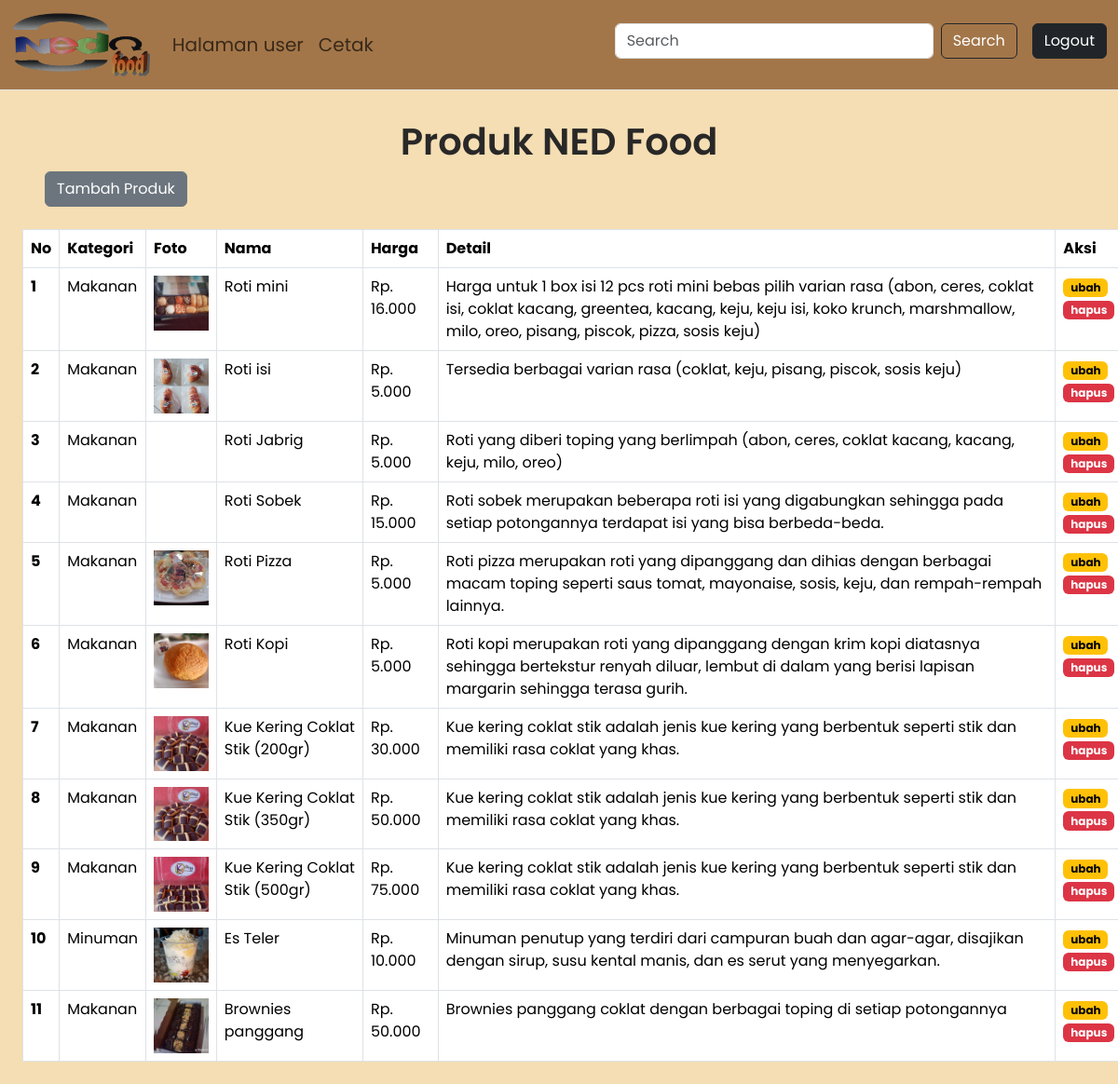
The app's page /produk.php (signed in) with its own data.
### tables this page shows
CREATE TABLE `produk` (
  `id` int NOT NULL,
  `kategori_id` int DEFAULT NULL,
  `foto` varchar(255) NOT NULL,
  `nama` varchar(255) NOT NULL,
  `harga` varchar(255) NOT NULL,
  `detail` text NOT NULL
);

CREATE TABLE `kategori` (
  `id` int NOT NULL,
  `nama` varchar(255) DEFAULT NULL,
  `detail` text NOT NULL
);

### functions.php (called while the page is built, shortened)
<?php
function koneksiDB()
{
    $db = mysqli_connect('localhost', 'root', '', 'pw2024_tubes_233040038');
    return $db;
}
function query($sql)
{
    $conn = koneksiDB();
    $result = mysqli_query($conn, $sql);
    $rows = [];
    while ($row = mysqli_fetch_assoc($result)) {
        $rows[] = $row;
    };
    return $rows;
}

### produk.php (the view, shortened to what this page needs)
<?php
require 'functions.php';
$produk = query("SELECT a.*, b.nama AS nama_kategori FROM produk a JOIN kategori b ON a.kategori_id=b.id");
?>
<!doctype html>
<html lang="en">
<head>
    <link href="https://cdn.jsdelivr.net/npm/bootstrap@5.3.3/dist/css/bootstrap.min.css" rel="stylesheet">
    <link rel="stylesheet" href="css/style.css">
</head>
<body style="font-family: 'Poppins', sans-serif;">
    <nav class="navbar navbar-expand-lg border-bottom border-body position-fixed top-0 start-0 end-0 z-3 " style="background-color: #a37649; color: #373636;">
        <div class="container-fluid">
            <a class="navbar-brand" href="#"><img src="img/logo.png" alt="NED Foods"></a>
            <div class="collapse navbar-collapse" id="navbarSupportedContent">
                <ul class="navbar-nav me-auto mb-2 mb-lg-0">
                    <li class="nav-item">
                        <a class="nav-link fs-5" href="index.php" target="_blank">Halaman user</a>
                    </li>
                    <li class="nav-item">
                        <a class="nav-link fs-5" href="cetak.php" target="_blank">Cetak</a>
                    </li>
                </ul>
                <form class="d-flex mb-2" role="search" method="post" action="">
                    <input class="form-control me-2" type="text" name="keyword" placeholder="Search" aria-label="Search" autocomplete="off" id="keyword">
                    <button class="btn btn-outline-dark text-white me-3" type="submit" name="cari" id="tombol-cari">Search</button>
                </form>
                <ul class="navbar-nav mb-2">
                    <li class="nav-item">
                        <a class="btn btn-dark" aria-current="page" href="logout.php">Logout</a>
                    </li>
                </ul>
            </div>
        </div>
    </nav>
    <h1 class="text-center mt-5 produk" style="font-weight:600;">Produk NED Food</h1>
    <a href="tambah2.php" class="btn btn-secondary tambah ms-5">Tambah Produk</a>
    <div id="container">
        <table class="table table-bordered m-4">
            <thead>
                <tr>
                    <th scope="col">No</th>
                    <th scope="col">Kategori</th>
                    <th scope="col">Foto</th>
                    <th scope="col">Nama</th>
                    <th scope="col">Harga</th>
                    <th scope="col">Detail</th>
                    <th scope="col" class="aksi">Aksi</th>
                </tr>
            </thead>
            <tbody>
                <?php $i = 1; ?>
                <?php foreach ($produk as $p) : ?>
                    <tr>
                        <th scope="row"><?= $i++; ?></th>
                        <td><?= $p['nama_kategori']; ?></td>
                        <td><img src="img/<?= $p['foto']; ?>" alt="" class="img-fluid" style="width:100px;"></td>
                        <td><?= $p['nama']; ?></td>
                        <td><?= $p['harga']; ?></td>
                        <td><?= $p['detail']; ?></td>
                        <td class="aksi">
                            <a href="ubahP.php?id=<?= $p['id']; ?>" class="badge text-bg-warning text-decoration-none">ubah</a>
                            <a href="hapusP.php?id=<?= $p['id']; ?>" onclick="return confirm('Data akan dihapus?');" class="badge text-bg-danger text-decoration-none">hapus</a>
                        </td>
                    </tr>
                <?php endforeach; ?>
            </tbody>
        </table>
    </div>
</body>
</html>

### css/style.css (style rules this page uses)
:root { --background: #181818; --hero: rgba(243, 243, 243, 1); --hero-gradient: rgba(230, 230, 230, 0); }
* { margin: 0; padding: 0; }
body { font-family: "Poppins", sans-serif; background-color: wheat; color: #292828; }
.navbar-brand img { height: 70px; }
.navbar .navbar-collapse ul li { color: #373636; }
.about, .kategori, .produk, .contact { padding-top: 5rem; }

### records on screen
produk: kategori.nama "Makanan", foto (picture), nama "Roti mini", harga "Rp. 16.000", detail "Harga untuk 1 box isi 12 pcs roti mini bebas pilih varian rasa (abon, ceres, coklat isi, coklat kacang, greentea, kacang, keju, keju isi, koko krunch, marshmallow, milo, oreo, pisang, piscok, pizza, sosis keju)"
produk: kategori.nama "Makanan", foto (picture), nama "Roti isi", harga "Rp. 5.000", detail "Tersedia berbagai varian rasa (coklat, keju, pisang, piscok, sosis keju)"
produk: kategori.nama "Makanan", nama "Roti Jabrig", harga "Rp. 5.000", detail "Roti yang diberi toping yang berlimpah (abon, ceres, coklat kacang, kacang, keju, milo, oreo)"
produk: kategori.nama "Makanan", nama "Roti Sobek", harga "Rp. 15.000", detail "Roti sobek merupakan beberapa roti isi yang digabungkan sehingga pada setiap potongannya terdapat isi yang bisa berbeda-beda."
produk: kategori.nama "Makanan", foto (picture), nama "Roti Pizza", harga "Rp. 5.000", detail "Roti pizza merupakan roti yang dipanggang dan dihias dengan berbagai macam toping seperti saus tomat, mayonaise, sosis, keju, dan rempah-rempah lainnya."
produk: kategori.nama "Makanan", foto (picture), nama "Roti Kopi", harga "Rp. 5.000", detail "Roti kopi merupakan roti yang dipanggang dengan krim kopi diatasnya sehingga bertekstur renyah diluar, lembut di dalam yang berisi lapisan margarin sehingga terasa gurih."
produk: kategori.nama "Makanan", foto (picture), nama "Kue Kering Coklat Stik (200gr)", harga "Rp. 30.000", detail "Kue kering coklat stik adalah jenis kue kering yang berbentuk seperti stik dan memiliki rasa coklat yang khas."
produk: kategori.nama "Makanan", foto (picture), nama "Kue Kering Coklat Stik (350gr)", harga "Rp. 50.000", detail "Kue kering coklat stik adalah jenis kue kering yang berbentuk seperti stik dan memiliki rasa coklat yang khas."
produk: kategori.nama "Makanan", foto (picture), nama "Kue Kering Coklat Stik (500gr)", harga "Rp. 75.000", detail "Kue kering coklat stik adalah jenis kue kering yang berbentuk seperti stik dan memiliki rasa coklat yang khas."
produk: kategori.nama "Minuman", foto (picture), nama "Es Teler", harga "Rp. 10.000", detail "Minuman penutup yang terdiri dari campuran buah dan agar-agar, disajikan dengan sirup, susu kental manis, dan es serut yang menyegarkan."
produk: kategori.nama "Makanan", foto (picture), nama "Brownies panggang", harga "Rp. 50.000", detail "Brownies panggang coklat dengan berbagai toping di setiap potongannya"
